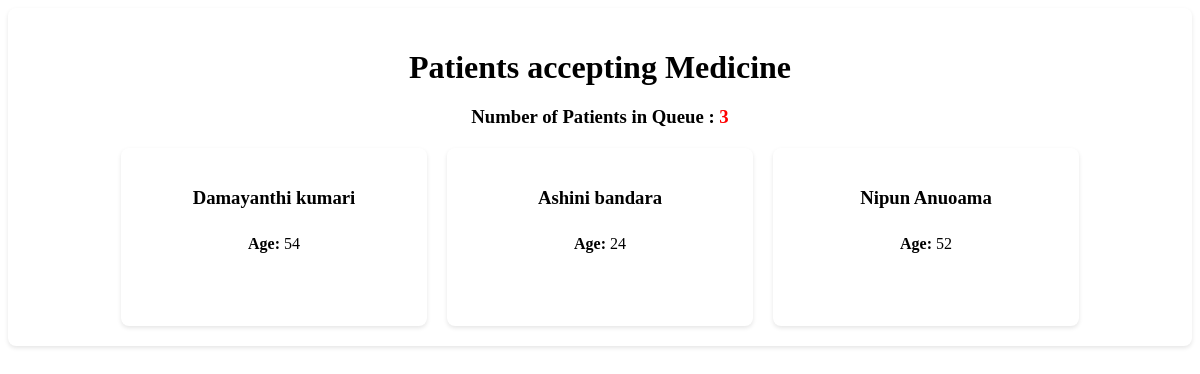
The app's page /pharmasist/produce-list.php, older data.
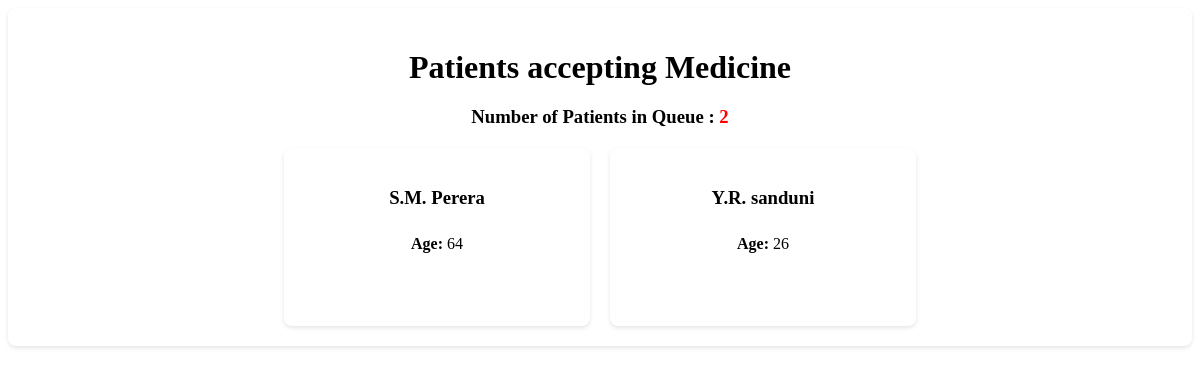
The same page, newer data.
### tables this page shows
CREATE TABLE IF NOT EXISTS `patients_details` (
  `id` int NOT NULL AUTO_INCREMENT,
  `patients_id` int DEFAULT NULL,
  `age` int DEFAULT NULL,
  `reception_id` varchar(50) DEFAULT NULL,
  `symptoms` text,
  `medical_report` text,
  `Prescriptions` text,
  `Prescriptions_date` datetime DEFAULT NULL,
  `doctor_id` varchar(50) DEFAULT NULL,
  `symptoms_date` datetime DEFAULT NULL,
  `medicine_status` varchar(50) DEFAULT 'pending',
  PRIMARY KEY (`id`),
  KEY `FK_patients_details_register_patients` (`patients_id`),
  KEY `FK_patients_details_register_reception` (`reception_id`),
  KEY `FK_patients_details_registered_doctor` (`doctor_id`),
  CONSTRAINT `FK_patients_details_register_patients` FOREIGN KEY (`patients_id`) REFERENCES `registered_patients` (`p_id`),
  CONSTRAINT `FK_patients_details_register_reception` FOREIGN KEY (`reception_id`) REFERENCES `registered_reception` (`id_num`),
  CONSTRAINT `FK_patients_details_registered_doctor` FOREIGN KEY (`doctor_id`) REFERENCES `registered_doctor` (`id_num`)
);

CREATE TABLE IF NOT EXISTS `registered_patients` (
  `p_id` int NOT NULL AUTO_INCREMENT,
  `name` varchar(50) DEFAULT NULL,
  `mobile` varchar(12) DEFAULT NULL,
  `email` varchar(50) DEFAULT NULL,
  `id_num` varchar(20) DEFAULT NULL,
  `address` text,
  `age` int DEFAULT NULL,
  `register_date` datetime DEFAULT NULL,
  `reception_id` varchar(50) DEFAULT NULL,
  PRIMARY KEY (`p_id`),
  KEY `FK_register_patients_register_reception` (`reception_id`),
  CONSTRAINT `FK_register_patients_register_reception` FOREIGN KEY (`reception_id`) REFERENCES `registered_reception` (`id_num`)
);

### connection.php (called while the page is built, shortened)
<?php
class Database
{
    public static $connection;
    public static function SetUpConnection()
    {
        if (!isset(Database::$connection)) {
            Database::$connection = new mysqli(DB_HOST, DB_USER, DB_PASS, DB_NAME, DB_PORT);
        }
    }
    public static function search($q)
    {
        return Database::$connection->query($q);
    }
}

### pharmasist/produce-list.php (the view, shortened to what this page needs)
<head>
</head>
<?php
require_once "../connection.php";
$totalResultSet = Database::search("SELECT COUNT(*) AS total FROM `patients_details`
WHERE `Prescriptions` != '' AND `medicine_status` = 'pending' ");
$totalRow = $totalResultSet->fetch_assoc();
$totalPatients = $totalRow['total'];
?>
<body>
    <div class="container">
        <h1>Patients accepting Medicine</h1>
        <div class="queue-info">
            <h3>Number of Patients in Queue : <span style="color: red; font-weight: 900;" id="queueCount"><?php echo $totalPatients ?></span></h3>
        </div>
        <div class="patient-cards">
            <?php
            $patiientResultSet = Database::search("SELECT  `patients_details`.`id` AS `pid`, `registered_patients`.`name` AS `name`,`patients_details`.`age` AS `age`
        FROM `patients_details`
        INNER JOIN  `registered_patients` ON `registered_patients`.`p_id` = `patients_details`.`patients_id`
        WHERE `patients_details`.`Prescriptions` != '' AND `patients_details`.`medicine_status`  = 'pending'   LIMIT 8");
            $numRows = $patiientResultSet->num_rows;
            if ($numRows > 0) {
                while ($patientDetails = $patiientResultSet->fetch_assoc()) {
            ?>
                    <div class="patient-card">
                        <h3><?php echo $patientDetails["name"] ?></h3>
                        <p><strong>Age:</strong> <?php echo $patientDetails["age"] ?></p>
                        <button class="examine-btn" onclick="examinePatient(<?php echo $patientDetails['pid'] ?>)">Checking</button>
                    </div>
            <?php
                }
            }
            ?>
        </div>
    </div>
</body>

Row changes from the older to the newer data that the page shows:
no longer on this page (row edited): patients_details: patients.name "Damayanthi kumari", age "54"
no longer on this page (row edited): patients_details: patients.name "Ashini bandara", age "24"
no longer on this page (row edited): patients_details: patients.name "Nipun Anuoama", age "52"
added patients_details: patients.name "S.M. Perera", age "64"
added patients_details: patients.name "Y.R. sanduni", age "26"
Text that changed along with them:
$totalPatients: "3" → "2"
